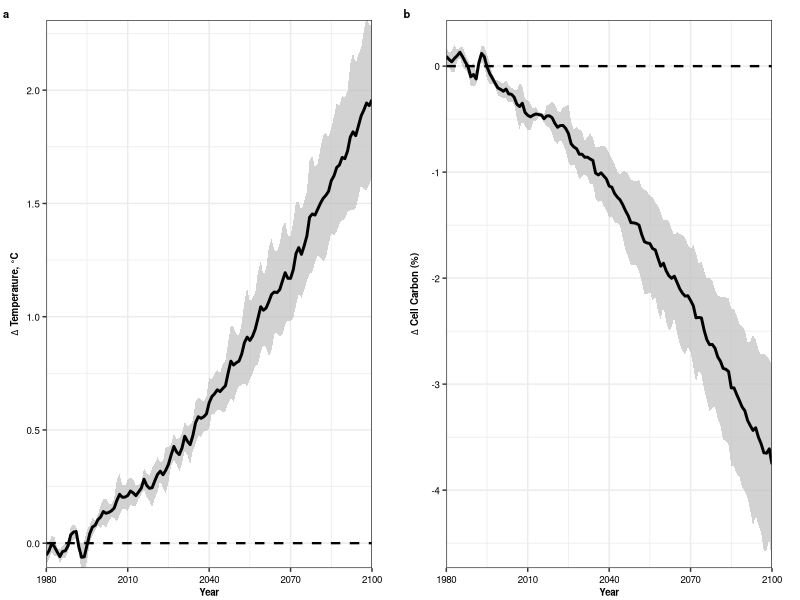

Write the R code that produced this figure. (Note: this script raises an error after producing the figure.)
### Figure S11: Climate change projections on temperature and bacteria cell-carbon

library(dplyr)
library(ggplot2)
library(raster)
library(dplyr)
library(tidyr)
library(reshape2)
library(ggpubr)
library(ggthemes)

year_data <- read.csv("./data/year_data_processed_epipelagic.csv")

### CALCULATE DELTA BIOMASS AND RESPIRATION FOR BACTERIA, YEAR DATA
hist_data <- year_data %>% dplyr::filter(Year %in% 1980:1999) %>% dplyr::group_by(Model) %>% 
                dplyr::summarise(hist_bac_size = mean(bac_cell_carbon_fgC),
                                 hist_temp = mean(temperature),
                                 hist_nitrate = mean(nitrate),
                                 hist_chlo = mean(chlo)) %>% dplyr::ungroup()

year_data2 <- left_join(year_data, hist_data, by = c("Model" = "Model")) %>% 
                    dplyr::select(Year, Experiment, Model, bac_cell_carbon_fgC, temperature, 
                    nitrate, chlo, hist_bac_size, hist_temp, hist_nitrate, hist_chlo) %>%
                    dplyr::mutate(bac_size = (bac_cell_carbon_fgC - hist_bac_size)/hist_bac_size*100,
                                  temperature = (temperature - hist_temp),
                                  chlo = (chlo - hist_chlo)/hist_chlo*100,
                                  nitrate = (nitrate - hist_nitrate)/hist_nitrate*100)

year_data_gg <- year_data2 %>% dplyr::group_by(Year, Experiment) %>% 
                          summarise(mean_bac_size = mean(bac_size),
                                    mean_temperature = mean(temperature),
                                    mean_chlo = mean(chlo),
                                    mean_nitrate = mean(nitrate),
                                    sd_bac_size = sd(bac_size),
                                    sd_temperature = sd(temperature),
                                    sd_chlo = sd(chlo),
                                    sd_nitrate = sd(nitrate),
                                    bac_size_l = mean_bac_size - sd_bac_size,
                                    bac_size_u = mean_bac_size + sd_bac_size,
                                    temperature_l = mean_temperature - sd_temperature,
                                    temperature_u = mean_temperature + sd_temperature,
                                    chlo_l = mean_chlo - sd_chlo,
                                    chlo_u = mean_chlo + sd_chlo,
                                    nitrate_l = mean_nitrate - sd_nitrate,
                                    nitrate_u = mean_nitrate + sd_nitrate,
                                    .groups = "drop") %>%
                            dplyr::filter(Experiment %in% c("historical", "ssp370")) 


theme_save <- theme(axis.title = element_text(size = 7, face = "bold"),
                    plot.title = element_blank(),
                    axis.text = element_text(size = 7, colour = "black"),
                    plot.margin = unit(c(1,1.4,0.1,0.5), "lines"),
                    legend.title = element_blank(),
                    legend.key.width = unit(0.3, "cm"),
                    legend.key.height = unit(0.3, "cm"),
                    legend.text = element_text(size = 7, face = "bold"))

plot_list <- list()

plot_list[[1]] <- ggplot(year_data_gg) +
  geom_ribbon(aes(x = Year, ymin=temperature_l,ymax=temperature_u),  fill = "gray", alpha=0.7) +
  geom_line(aes(x = Year, y = mean_temperature), color = "black", linewidth = 1) +
  geom_hline(yintercept = 0, color = "black", linetype = "dashed", linewidth =0.8)+ theme_bw() + theme_save +
  scale_x_continuous(expand = c(0,0)) + scale_y_continuous() + xlab("") + ylab("")+
  coord_cartesian(ylim =c(0,2.2), xlim = c(1980,2100))+
  labs(title = "", x = "Year", y = expression(bold(paste(Delta,  " Temperature, °C"))), color = "")

plot_list[[2]] <- ggplot(year_data_gg) +
  geom_ribbon(aes(x = Year, ymin=bac_size_l,ymax=bac_size_u),  fill = "gray", alpha=0.7) +
  geom_line(aes(x = Year, y = mean_bac_size), color = "black", linewidth = 1)+
  geom_hline(yintercept = 0, color = "black", linetype = "dashed", linewidth =0.8)+ theme_bw() + theme_save +
  scale_x_continuous(expand = c(0,0)) + scale_y_continuous() + xlab("") + ylab("")+
  coord_cartesian(ylim =c(-4.5,0.2), xlim = c(1980,2100))+
  labs(title = "", x = "Year", y = expression(bold(paste(Delta,  " Cell Carbon (%)"))), color = "")

figure <- ggpubr::ggarrange(plotlist = plot_list, labels = c("a", "b"), font.label = list(size = 8), hjust = -.5, vjust =2, align = 'hv', nrow = 1, ncol = 2)
ggsave(plot = figure, filename = "figures/FigureS11.jpeg", width = 178, height = 75, units = "mm")

write.csv(year_data_gg, "./source_data/FigureS11/FigureS11.csv", row.names = FALSE)
